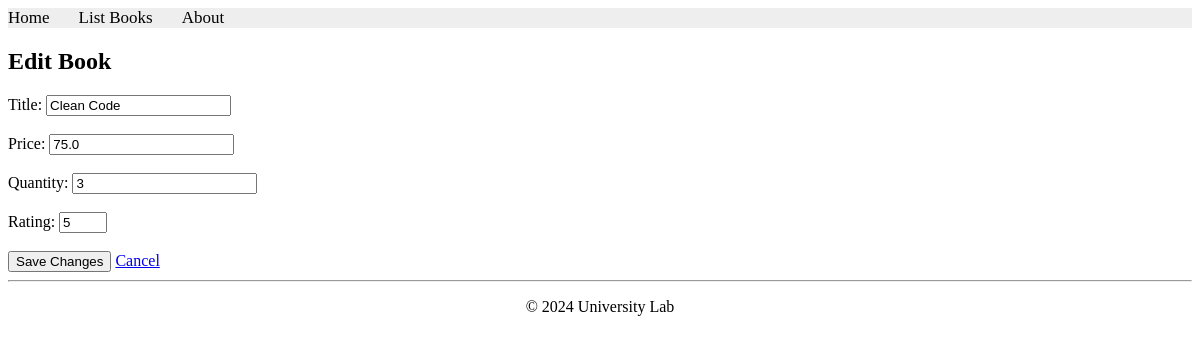
The app's page /books/lab9_part1/editbook/8/ with its own data.
### apps/bookmodule/models.py (models this page shows)
class Book(models.Model):
    title = models.CharField(max_length=100)
    price = models.FloatField(default=0.0)
    quantity = models.IntegerField(default=1)
    pubdate = models.DateTimeField()
    rating = models.SmallIntegerField(default=1)
    publisher = models.ForeignKey(Publisher, null=True, on_delete=models.SET_NULL)
    authors = models.ManyToManyField(Author)

### apps/bookmodule/views.py (the view, shortened to what this page needs)
# urls.py: path('lab9_part1/editbook/<int:id>/', views.part1_editbook, name="part1_editbook"),
def part1_editbook(request, id):
    book = Book.objects.get(id=id)
    return render(request, 'bookmodule/part1_editbook.html', {'book': book})

### apps/templates/bookmodule/part1_editbook.html (shortened to what this page needs)
{% extends "layouts/base.html" %}
{% block content %}
<h2>Edit Book</h2>
<form method="post">
    <label>Title:</label>
    <input type="text" name="title" value="{{ book.title }}" required><br><br>
    <label>Price:</label>
    <input type="number" name="price" step="0.01" value="{{ book.price }}" required><br><br>
    <label>Quantity:</label>
    <input type="number" name="quantity" value="{{ book.quantity }}" required><br><br>
    <label>Rating:</label>
    <input type="number" name="rating" min="1" max="5" value="{{ book.rating }}" required><br><br>
    <button type="submit">Save Changes</button>
    <a href="{% url 'part1_listbooks' %}">Cancel</a>
</form>
{% endblock %}

### records on screen
Book: title "Clean Code", price "75.0", quantity "3", rating "5"
